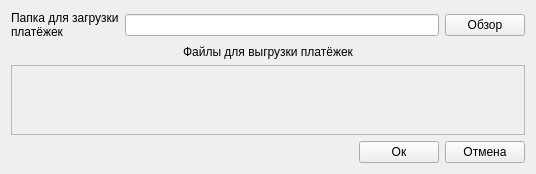
<?xml version="1.0" encoding="UTF-8"?>
<ui version="4.0">
 <class>class_settings</class>
 <widget class="QWidget" name="class_settings">
  <property name="windowModality">
   <enum>Qt::ApplicationModal</enum>
  </property>
  <property name="geometry">
   <rect>
    <x>0</x>
    <y>0</y>
    <width>536</width>
    <height>166</height>
   </rect>
  </property>
  <property name="windowTitle">
   <string>Натройки программы</string>
  </property>
  <layout class="QVBoxLayout" name="verticalLayout_2">
   <item>
    <layout class="QHBoxLayout" name="horizontalLayout">
     <item>
      <widget class="QLabel" name="label">
       <property name="text">
        <string>Папка для загрузки
платёжек</string>
       </property>
      </widget>
     </item>
     <item>
      <widget class="QLineEdit" name="lineEdit_pp_path"/>
     </item>
     <item>
      <widget class="QPushButton" name="pushButton_select_path">
       <property name="text">
        <string>Обзор</string>
       </property>
      </widget>
     </item>
    </layout>
   </item>
   <item>
    <widget class="QLabel" name="label_2">
     <property name="text">
      <string>Файлы для выгрузки платёжек</string>
     </property>
     <property name="alignment">
      <set>Qt::AlignCenter</set>
     </property>
    </widget>
   </item>
   <item>
    <widget class="QScrollArea" name="scrollArea">
     <property name="widgetResizable">
      <bool>true</bool>
     </property>
     <widget class="QWidget" name="scrollAreaWidgetContents">
      <property name="geometry">
       <rect>
        <x>0</x>
        <y>0</y>
        <width>516</width>
        <height>52</height>
       </rect>
      </property>
      <layout class="QGridLayout" name="gridLayout">
       <item row="1" column="0">
        <layout class="QVBoxLayout" name="verticalLayout"/>
       </item>
      </layout>
     </widget>
    </widget>
   </item>
   <item>
    <layout class="QHBoxLayout" name="horizontalLayout_2">
     <item>
      <spacer name="horizontalSpacer">
       <property name="orientation">
        <enum>Qt::Horizontal</enum>
       </property>
       <property name="sizeHint" stdset="0">
        <size>
         <width>40</width>
         <height>20</height>
        </size>
       </property>
      </spacer>
     </item>
     <item>
      <widget class="QPushButton" name="pushButton_ok">
       <property name="text">
        <string>Ок</string>
       </property>
      </widget>
     </item>
     <item>
      <widget class="QPushButton" name="pushButton_cancel">
       <property name="text">
        <string>Отмена</string>
       </property>
      </widget>
     </item>
    </layout>
   </item>
  </layout>
 </widget>
 <resources/>
 <connections/>
</ui>
